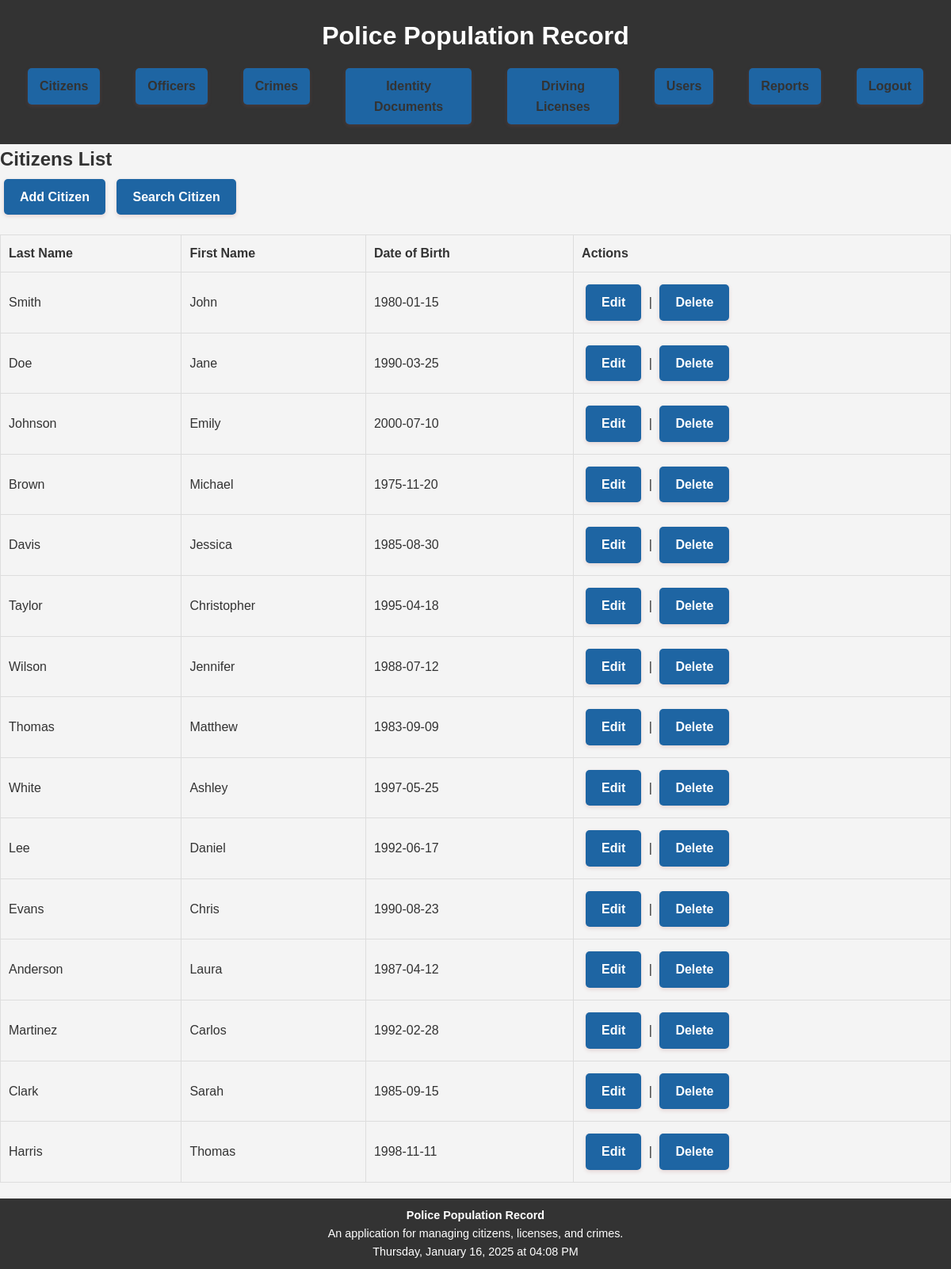
The app's page /pages/citizens.php (signed in) with its own data.
### tables this page shows
CREATE TABLE `citizens` (
  `Citizen_ID` int(11) NOT NULL,
  `Last_Name` varchar(50) NOT NULL,
  `First_Name` varchar(50) NOT NULL,
  `SSN` char(13) NOT NULL,
  `Birth_Date` date NOT NULL,
  `Address_ID` int(11) DEFAULT NULL
);

### pages/citizens.php (the view, shortened to what this page needs)
<?php
include '../config/database.php';
include '../includes/header.php';
$stmt = $conn->query("SELECT * FROM Citizens");
$citizens = $stmt->fetchAll(PDO::FETCH_ASSOC);
?>
<h2>Citizens List</h2>
<?php if ($_SESSION['role'] === 'Admin'): ?>
    <a href="citizens_add.php">Add Citizen</a>
<?php endif; ?>
<a href="citizens_search.php">Search Citizen</a>
<table border="1">
    <tr>
        <th>Last Name</th>
        <th>First Name</th>
        <th>Date of Birth</th>
        <th>Actions</th>
    </tr>
    <?php foreach ($citizens as $citizen): ?>
        <tr>
            <td><?= htmlspecialchars($citizen['Last_Name']); ?></td>
            <td><?= htmlspecialchars($citizen['First_Name']); ?></td>
            <td><?= htmlspecialchars($citizen['Birth_Date']); ?></td>
            <td>
                <?php if ($_SESSION['role'] === 'Admin'): ?>
                    <a href="citizens_edit.php?id=<?= $citizen['Citizen_ID']; ?>">Edit</a> |
                    <a href="citizens_delete.php?id=<?= $citizen['Citizen_ID']; ?>" onclick="return confirm('Are you sure?');">Delete</a>
                <?php elseif ($_SESSION['role'] === 'Officer'): ?>
                    <a href="citizens_view.php?id=<?= $citizen['Citizen_ID']; ?>">View</a>
                <?php endif; ?>
            </td>
        </tr>
    <?php endforeach; ?>
</table>
<?php
include '../includes/footer.php';
?>

### includes/header.php (shortened to what this page needs)
<!DOCTYPE html>
<html lang="en">
<head>
    <link rel="stylesheet" href="../assets/style.css">
</head>
<body>
<header>
    <h1>Police Population Record</h1>
    <?php if (isset($_SESSION['user_id'])): ?>
        <nav>
            <ul>
                <?php if ($_SESSION['role'] === 'Admin'): ?>
                    <li><a href="citizens.php">Citizens</a></li>
                    <li><a href="officers.php">Officers</a></li>
                    <li><a href="crimes.php">Crimes</a></li>
                    <li><a href="identify_documents.php">Identity Documents</a></li>
                    <li><a href="driving_licenses.php">Driving Licenses</a></li>
                    <li><a href="users.php">Users</a></li>
                    <li><a href="reports.php">Reports</a></li>
                <?php elseif ($_SESSION['role'] === 'User'): ?>
                    <li><a href="my_profile.php">My Profile</a></li>
                <?php endif; ?>
                <li><a href="?logout=true">Logout</a></li>
            </ul>
        </nav>
    <?php endif; ?>
</header>
<main>

### includes/footer.php (shortened to what this page needs)
</main>
<footer>
    <div class="footer-container">
        <div class="footer-info">
            <p><strong>Police Population Record</strong></p>
            <p>An application for managing citizens, licenses, and crimes.</p>
        </div>
        <div class="footer-date-time">
            <p id="date-time"></p>
        </div>
    </div>
</footer>
</body>
</html>

### assets/style.css (style rules this page uses)
* { margin: 0; padding: 0; box-sizing: border-box; }
body { font-family: Arial, sans-serif; line-height: 1.6; color: #333; background-color: #f4f4f4; }
header { background-color: #333; color: #fff; padding: 20px; text-align: center; }
header h1 { font-size: 2em; margin-bottom: 10px; }
nav ul { list-style: none; padding: 0; margin: 0; display: flex; gap: 15px; }
nav ul li { display: inline; margin: 0 10px; }
nav ul li a { color: #333; text-decoration: none; padding: 10px 15px; font-weight: bold; border-radius: 5px; transition: background-color 0.3s ease, color 0.3s ease; }
a { display: inline-block; padding: 10px 20px; margin: 5px; font-size: 16px; font-weight: bold; color: #fff; background-color: #1e65a3; text-decoration: none; border-radius: 5px; box-shadow: 0 2px 5px rgba(167, 86, 86, 0.2); transition: background-color 0.3s ease, transform 0.3s ease; }
table { width: 100%; margin: 20px 0; border-collapse: collapse; }
table, th, td { border: 1px solid #ddd; }
th, td { padding: 10px; text-align: left; }
th { background-color: #f4f4f4; }
footer { background-color: #333; color: #fff; padding: 10px; text-align: center; margin-top: 20px; font-size: 0.9em; }

### records on screen
citizens: Last_Name "Smith", First_Name "John", Birth_Date "1980-01-15"
citizens: Last_Name "Doe", First_Name "Jane", Birth_Date "1990-03-25"
citizens: Last_Name "Johnson", First_Name "Emily", Birth_Date "2000-07-10"
citizens: Last_Name "Brown", First_Name "Michael", Birth_Date "1975-11-20"
citizens: Last_Name "Davis", First_Name "Jessica", Birth_Date "1985-08-30"
citizens: Last_Name "Taylor", First_Name "Christopher", Birth_Date "1995-04-18"
citizens: Last_Name "Wilson", First_Name "Jennifer", Birth_Date "1988-07-12"
citizens: Last_Name "Thomas", First_Name "Matthew", Birth_Date "1983-09-09"
citizens: Last_Name "White", First_Name "Ashley", Birth_Date "1997-05-25"
citizens: Last_Name "Lee", First_Name "Daniel", Birth_Date "1992-06-17"
citizens: Last_Name "Evans", First_Name "Chris", Birth_Date "1990-08-23"
citizens: Last_Name "Anderson", First_Name "Laura", Birth_Date "1987-04-12"
citizens: Last_Name "Martinez", First_Name "Carlos", Birth_Date "1992-02-28"
citizens: Last_Name "Clark", First_Name "Sarah", Birth_Date "1985-09-15"
citizens: Last_Name "Harris", First_Name "Thomas", Birth_Date "1998-11-11"
